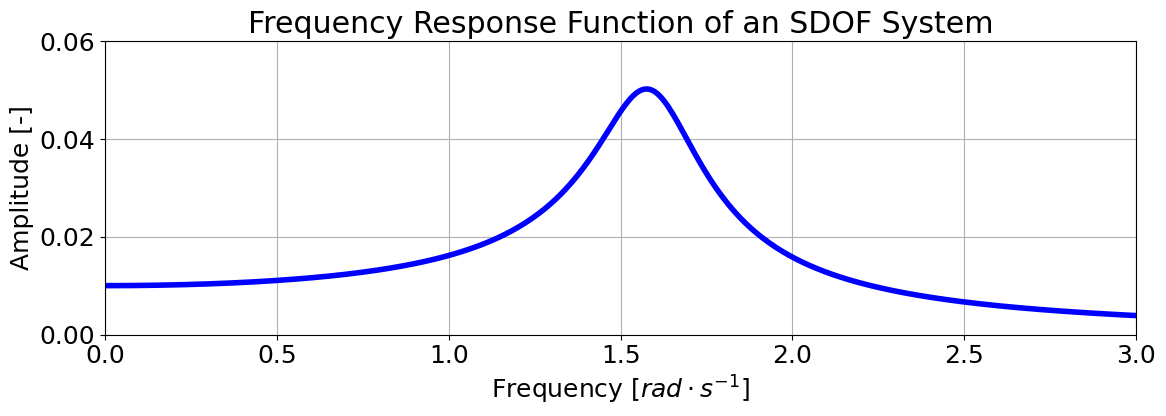

Reproduce this figure in Python.
import numpy as np
import matplotlib.pyplot as plt

# System Parameters - Easily Modifiable
frequency = 100
damping_ratio = 0.1
mass = 1000.0
stiffness = 100000


def generate_sodf_frf(omega_n, zeta):
    # Frequency range for plotting, starting from zero
    freq_range = np.linspace(0, 2 * omega_n / (2 * np.pi), 500)
    omega = 2 * np.pi * freq_range

    # FRF calculation for SDOF
    H = 1 / (omega_n**2 - omega**2 + 2j * zeta * omega_n * omega)

    return freq_range, np.abs(H)

def plot_frf(omega_n, zeta):
    freq_range, H = generate_sodf_frf(omega_n, zeta)

    plt.figure(figsize=(12, 4.5))
    plt.rcParams.update({'font.size': 18})

    plt.plot(freq_range, H, color='blue', linewidth=4)

    plt.xlabel('Frequency [$rad \cdot s^{-1}$]')
    plt.ylabel('Amplitude [-]')
    plt.title('Frequency Response Function of an SDOF System')
    plt.ylim(0,0.06)
    plt.xlim(0,3)

    plt.grid(True)
    plt.tight_layout()
    plt.savefig('frequency-response-function.png', bbox_inches='tight')
    plt.show()

# Convert frequency to rad/s and scale
omega_n = np.sqrt(stiffness / mass)

# Example usage with modifiable parameters
plot_frf(omega_n, damping_ratio)
